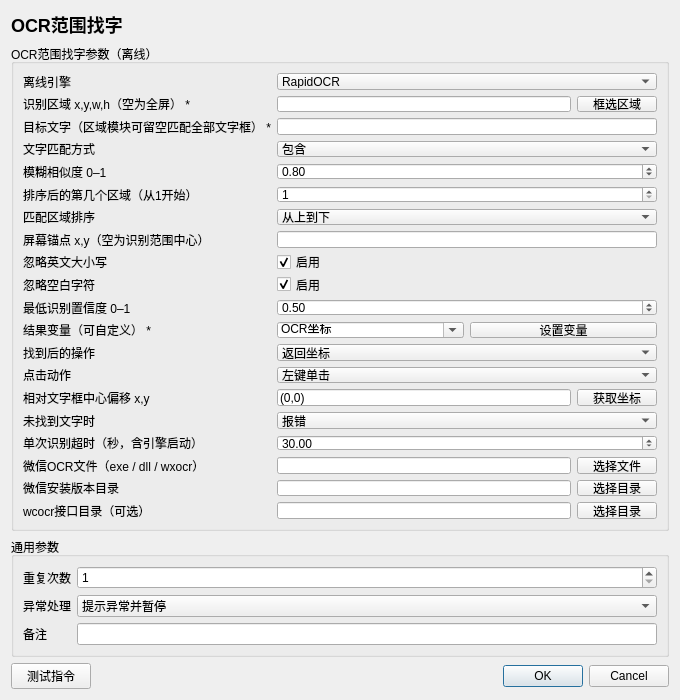
<?xml version='1.0' encoding='utf-8'?>
<ui version="4.0">
  <class>InstructionEditor</class>
  <widget class="QDialog" name="InstructionEditor">
    <property name="geometry">
      <rect>
        <x>0</x>
        <y>0</y>
        <width>680</width>
        <height>700</height>
      </rect>
    </property>
    <property name="minimumSize">
      <size>
        <width>560</width>
        <height>480</height>
      </size>
    </property>
    <property name="windowTitle">
      <string>OCR范围找字</string>
    </property>
    <layout class="QVBoxLayout" name="rootLayout">
      <item>
        <widget class="QLabel" name="titleLabel">
          <property name="text">
            <string>OCR范围找字</string>
          </property>
          <property name="styleSheet">
            <string>font-size: 18px; font-weight: 600;</string>
          </property>
        </widget>
      </item>
      <item>
        <widget class="QGroupBox" name="parameterGroupBox">
          <property name="title">
            <string>OCR范围找字参数（离线）</string>
          </property>
          <layout class="QFormLayout" name="parameterFormLayout">
            <item row="0" column="0">
              <widget class="QLabel" name="parameterLabel_0">
                <property name="text">
                  <string>离线引擎</string>
                </property>
              </widget>
            </item>
            <item row="0" column="1">
              <widget class="QWidget" name="parameterContainer_0">
                <layout class="QHBoxLayout" name="parameterLayout_0">
                  <property name="leftMargin">
                    <number>0</number>
                  </property>
                  <property name="topMargin">
                    <number>0</number>
                  </property>
                  <property name="rightMargin">
                    <number>0</number>
                  </property>
                  <property name="bottomMargin">
                    <number>0</number>
                  </property>
                  <item>
                    <widget class="QComboBox" name="parameter_0">
                      <item>
                        <property name="text">
                          <string>RapidOCR</string>
                        </property>
                      </item>
                      <item>
                        <property name="text">
                          <string>微信OCR</string>
                        </property>
                      </item>
                      <property name="currentIndex">
                        <number>0</number>
                      </property>
                    </widget>
                  </item>
                </layout>
              </widget>
            </item>
            <item row="1" column="0">
              <widget class="QLabel" name="parameterLabel_1">
                <property name="text">
                  <string>识别区域 x,y,w,h（空为全屏） *</string>
                </property>
              </widget>
            </item>
            <item row="1" column="1">
              <widget class="QWidget" name="parameterContainer_1">
                <layout class="QHBoxLayout" name="parameterLayout_1">
                  <property name="leftMargin">
                    <number>0</number>
                  </property>
                  <property name="topMargin">
                    <number>0</number>
                  </property>
                  <property name="rightMargin">
                    <number>0</number>
                  </property>
                  <property name="bottomMargin">
                    <number>0</number>
                  </property>
                  <item>
                    <widget class="QLineEdit" name="parameter_1">
                      <property name="text">
                        <string />
                      </property>
                    </widget>
                  </item>
                  <item>
                    <widget class="QPushButton" name="auxiliary_1">
                      <property name="text">
                        <string>框选区域</string>
                      </property>
                    </widget>
                  </item>
                </layout>
              </widget>
            </item>
            <item row="2" column="0">
              <widget class="QLabel" name="parameterLabel_2">
                <property name="text">
                  <string>目标文字（区域模块可留空匹配全部文字框） *</string>
                </property>
              </widget>
            </item>
            <item row="2" column="1">
              <widget class="QWidget" name="parameterContainer_2">
                <layout class="QHBoxLayout" name="parameterLayout_2">
                  <property name="leftMargin">
                    <number>0</number>
                  </property>
                  <property name="topMargin">
                    <number>0</number>
                  </property>
                  <property name="rightMargin">
                    <number>0</number>
                  </property>
                  <property name="bottomMargin">
                    <number>0</number>
                  </property>
                  <item>
                    <widget class="QLineEdit" name="parameter_2">
                      <property name="text">
                        <string />
                      </property>
                    </widget>
                  </item>
                </layout>
              </widget>
            </item>
            <item row="3" column="0">
              <widget class="QLabel" name="parameterLabel_3">
                <property name="text">
                  <string>文字匹配方式</string>
                </property>
              </widget>
            </item>
            <item row="3" column="1">
              <widget class="QWidget" name="parameterContainer_3">
                <layout class="QHBoxLayout" name="parameterLayout_3">
                  <property name="leftMargin">
                    <number>0</number>
                  </property>
                  <property name="topMargin">
                    <number>0</number>
                  </property>
                  <property name="rightMargin">
                    <number>0</number>
                  </property>
                  <property name="bottomMargin">
                    <number>0</number>
                  </property>
                  <item>
                    <widget class="QComboBox" name="parameter_3">
                      <item>
                        <property name="text">
                          <string>精准</string>
                        </property>
                      </item>
                      <item>
                        <property name="text">
                          <string>包含</string>
                        </property>
                      </item>
                      <item>
                        <property name="text">
                          <string>模糊</string>
                        </property>
                      </item>
                      <property name="currentIndex">
                        <number>1</number>
                      </property>
                    </widget>
                  </item>
                </layout>
              </widget>
            </item>
            <item row="4" column="0">
              <widget class="QLabel" name="parameterLabel_4">
                <property name="text">
                  <string>模糊相似度 0–1</string>
                </property>
              </widget>
            </item>
            <item row="4" column="1">
              <widget class="QWidget" name="parameterContainer_4">
                <layout class="QHBoxLayout" name="parameterLayout_4">
                  <property name="leftMargin">
                    <number>0</number>
                  </property>
                  <property name="topMargin">
                    <number>0</number>
                  </property>
                  <property name="rightMargin">
                    <number>0</number>
                  </property>
                  <property name="bottomMargin">
                    <number>0</number>
                  </property>
                  <item>
                    <widget class="QDoubleSpinBox" name="parameter_4">
                      <property name="minimum">
                        <double>0.01</double>
                      </property>
                      <property name="maximum">
                        <double>1</double>
                      </property>
                      <property name="value">
                        <double>0.8</double>
                      </property>
                      <property name="decimals">
                        <number>2</number>
                      </property>
                    </widget>
                  </item>
                </layout>
              </widget>
            </item>
            <item row="5" column="0">
              <widget class="QLabel" name="parameterLabel_5">
                <property name="text">
                  <string>排序后的第几个区域（从1开始）</string>
                </property>
              </widget>
            </item>
            <item row="5" column="1">
              <widget class="QWidget" name="parameterContainer_5">
                <layout class="QHBoxLayout" name="parameterLayout_5">
                  <property name="leftMargin">
                    <number>0</number>
                  </property>
                  <property name="topMargin">
                    <number>0</number>
                  </property>
                  <property name="rightMargin">
                    <number>0</number>
                  </property>
                  <property name="bottomMargin">
                    <number>0</number>
                  </property>
                  <item>
                    <widget class="QSpinBox" name="parameter_5">
                      <property name="minimum">
                        <number>1</number>
                      </property>
                      <property name="maximum">
                        <number>10000</number>
                      </property>
                      <property name="value">
                        <number>1</number>
                      </property>
                    </widget>
                  </item>
                </layout>
              </widget>
            </item>
            <item row="6" column="0">
              <widget class="QLabel" name="parameterLabel_6">
                <property name="text">
                  <string>匹配区域排序</string>
                </property>
              </widget>
            </item>
            <item row="6" column="1">
              <widget class="QWidget" name="parameterContainer_6">
                <layout class="QHBoxLayout" name="parameterLayout_6">
                  <property name="leftMargin">
                    <number>0</number>
                  </property>
                  <property name="topMargin">
                    <number>0</number>
                  </property>
                  <property name="rightMargin">
                    <number>0</number>
                  </property>
                  <property name="bottomMargin">
                    <number>0</number>
                  </property>
                  <item>
                    <widget class="QComboBox" name="parameter_6">
                      <item>
                        <property name="text">
                          <string>从上到下</string>
                        </property>
                      </item>
                      <item>
                        <property name="text">
                          <string>离锚点最近</string>
                        </property>
                      </item>
                      <property name="currentIndex">
                        <number>0</number>
                      </property>
                    </widget>
                  </item>
                </layout>
              </widget>
            </item>
            <item row="7" column="0">
              <widget class="QLabel" name="parameterLabel_7">
                <property name="text">
                  <string>屏幕锚点 x,y（空为识别范围中心）</string>
                </property>
              </widget>
            </item>
            <item row="7" column="1">
              <widget class="QWidget" name="parameterContainer_7">
                <layout class="QHBoxLayout" name="parameterLayout_7">
                  <property name="leftMargin">
                    <number>0</number>
                  </property>
                  <property name="topMargin">
                    <number>0</number>
                  </property>
                  <property name="rightMargin">
                    <number>0</number>
                  </property>
                  <property name="bottomMargin">
                    <number>0</number>
                  </property>
                  <item>
                    <widget class="QLineEdit" name="parameter_7">
                      <property name="text">
                        <string />
                      </property>
                    </widget>
                  </item>
                </layout>
              </widget>
            </item>
            <item row="8" column="0">
              <widget class="QLabel" name="parameterLabel_8">
                <property name="text">
                  <string>忽略英文大小写</string>
                </property>
              </widget>
            </item>
            <item row="8" column="1">
              <widget class="QWidget" name="parameterContainer_8">
                <layout class="QHBoxLayout" name="parameterLayout_8">
                  <property name="leftMargin">
                    <number>0</number>
                  </property>
                  <property name="topMargin">
                    <number>0</number>
                  </property>
                  <property name="rightMargin">
                    <number>0</number>
                  </property>
                  <property name="bottomMargin">
                    <number>0</number>
                  </property>
                  <item>
                    <widget class="QCheckBox" name="parameter_8">
                      <property name="checked">
                        <bool>true</bool>
                      </property>
                      <property name="text">
                        <string>启用</string>
                      </property>
                    </widget>
                  </item>
                </layout>
              </widget>
            </item>
            <item row="9" column="0">
              <widget class="QLabel" name="parameterLabel_9">
                <property name="text">
                  <string>忽略空白字符</string>
                </property>
              </widget>
            </item>
            <item row="9" column="1">
              <widget class="QWidget" name="parameterContainer_9">
                <layout class="QHBoxLayout" name="parameterLayout_9">
                  <property name="leftMargin">
                    <number>0</number>
                  </property>
                  <property name="topMargin">
                    <number>0</number>
                  </property>
                  <property name="rightMargin">
                    <number>0</number>
                  </property>
                  <property name="bottomMargin">
                    <number>0</number>
                  </property>
                  <item>
                    <widget class="QCheckBox" name="parameter_9">
                      <property name="checked">
                        <bool>true</bool>
                      </property>
                      <property name="text">
                        <string>启用</string>
                      </property>
                    </widget>
                  </item>
                </layout>
              </widget>
            </item>
            <item row="10" column="0">
              <widget class="QLabel" name="parameterLabel_10">
                <property name="text">
                  <string>最低识别置信度 0–1</string>
                </property>
              </widget>
            </item>
            <item row="10" column="1">
              <widget class="QWidget" name="parameterContainer_10">
                <layout class="QHBoxLayout" name="parameterLayout_10">
                  <property name="leftMargin">
                    <number>0</number>
                  </property>
                  <property name="topMargin">
                    <number>0</number>
                  </property>
                  <property name="rightMargin">
                    <number>0</number>
                  </property>
                  <property name="bottomMargin">
                    <number>0</number>
                  </property>
                  <item>
                    <widget class="QDoubleSpinBox" name="parameter_10">
                      <property name="minimum">
                        <double>0</double>
                      </property>
                      <property name="maximum">
                        <double>1</double>
                      </property>
                      <property name="value">
                        <double>0.5</double>
                      </property>
                      <property name="decimals">
                        <number>2</number>
                      </property>
                    </widget>
                  </item>
                </layout>
              </widget>
            </item>
            <item row="11" column="0">
              <widget class="QLabel" name="parameterLabel_11">
                <property name="text">
                  <string>结果变量（可自定义） *</string>
                </property>
              </widget>
            </item>
            <item row="11" column="1">
              <widget class="QWidget" name="parameterContainer_11">
                <layout class="QHBoxLayout" name="parameterLayout_11">
                  <property name="leftMargin">
                    <number>0</number>
                  </property>
                  <property name="topMargin">
                    <number>0</number>
                  </property>
                  <property name="rightMargin">
                    <number>0</number>
                  </property>
                  <property name="bottomMargin">
                    <number>0</number>
                  </property>
                  <item>
                    <widget class="QComboBox" name="parameter_11">
                      <property name="editable">
                        <bool>true</bool>
                      </property>
                      <item>
                        <property name="text">
                          <string>OCR坐标</string>
                        </property>
                      </item>
                      <property name="currentIndex">
                        <number>0</number>
                      </property>
                    </widget>
                  </item>
                  <item>
                    <widget class="QPushButton" name="auxiliary_11">
                      <property name="text">
                        <string>设置变量</string>
                      </property>
                    </widget>
                  </item>
                </layout>
              </widget>
            </item>
            <item row="12" column="0">
              <widget class="QLabel" name="parameterLabel_12">
                <property name="text">
                  <string>找到后的操作</string>
                </property>
              </widget>
            </item>
            <item row="12" column="1">
              <widget class="QWidget" name="parameterContainer_12">
                <layout class="QHBoxLayout" name="parameterLayout_12">
                  <property name="leftMargin">
                    <number>0</number>
                  </property>
                  <property name="topMargin">
                    <number>0</number>
                  </property>
                  <property name="rightMargin">
                    <number>0</number>
                  </property>
                  <property name="bottomMargin">
                    <number>0</number>
                  </property>
                  <item>
                    <widget class="QComboBox" name="parameter_12">
                      <item>
                        <property name="text">
                          <string>返回坐标</string>
                        </property>
                      </item>
                      <item>
                        <property name="text">
                          <string>点击区域</string>
                        </property>
                      </item>
                      <property name="currentIndex">
                        <number>0</number>
                      </property>
                    </widget>
                  </item>
                </layout>
              </widget>
            </item>
            <item row="13" column="0">
              <widget class="QLabel" name="parameterLabel_13">
                <property name="text">
                  <string>点击动作</string>
                </property>
              </widget>
            </item>
            <item row="13" column="1">
              <widget class="QWidget" name="parameterContainer_13">
                <layout class="QHBoxLayout" name="parameterLayout_13">
                  <property name="leftMargin">
                    <number>0</number>
                  </property>
                  <property name="topMargin">
                    <number>0</number>
                  </property>
                  <property name="rightMargin">
                    <number>0</number>
                  </property>
                  <property name="bottomMargin">
                    <number>0</number>
                  </property>
                  <item>
                    <widget class="QComboBox" name="parameter_13">
                      <item>
                        <property name="text">
                          <string>左键单击</string>
                        </property>
                      </item>
                      <item>
                        <property name="text">
                          <string>左键双击</string>
                        </property>
                      </item>
                      <item>
                        <property name="text">
                          <string>右键单击</string>
                        </property>
                      </item>
                      <property name="currentIndex">
                        <number>0</number>
                      </property>
                    </widget>
                  </item>
                </layout>
              </widget>
            </item>
            <item row="14" column="0">
              <widget class="QLabel" name="parameterLabel_14">
                <property name="text">
                  <string>相对文字框中心偏移 x,y</string>
                </property>
              </widget>
            </item>
            <item row="14" column="1">
              <widget class="QWidget" name="parameterContainer_14">
                <layout class="QHBoxLayout" name="parameterLayout_14">
                  <property name="leftMargin">
                    <number>0</number>
                  </property>
                  <property name="topMargin">
                    <number>0</number>
                  </property>
                  <property name="rightMargin">
                    <number>0</number>
                  </property>
                  <property name="bottomMargin">
                    <number>0</number>
                  </property>
                  <item>
                    <widget class="QLineEdit" name="parameter_14">
                      <property name="text">
                        <string>(0,0)</string>
                      </property>
                    </widget>
                  </item>
                  <item>
                    <widget class="QPushButton" name="auxiliary_14">
                      <property name="text">
                        <string>获取坐标</string>
                      </property>
                    </widget>
                  </item>
                </layout>
              </widget>
            </item>
            <item row="15" column="0">
              <widget class="QLabel" name="parameterLabel_15">
                <property name="text">
                  <string>未找到文字时</string>
                </property>
              </widget>
            </item>
            <item row="15" column="1">
              <widget class="QWidget" name="parameterContainer_15">
                <layout class="QHBoxLayout" name="parameterLayout_15">
                  <property name="leftMargin">
                    <number>0</number>
                  </property>
                  <property name="topMargin">
                    <number>0</number>
                  </property>
                  <property name="rightMargin">
                    <number>0</number>
                  </property>
                  <property name="bottomMargin">
                    <number>0</number>
                  </property>
                  <item>
                    <widget class="QComboBox" name="parameter_15">
                      <item>
                        <property name="text">
                          <string>报错</string>
                        </property>
                      </item>
                      <item>
                        <property name="text">
                          <string>返回空值</string>
                        </property>
                      </item>
                      <property name="currentIndex">
                        <number>0</number>
                      </property>
                    </widget>
                  </item>
                </layout>
              </widget>
            </item>
            <item row="16" column="0">
              <widget class="QLabel" name="parameterLabel_16">
                <property name="text">
                  <string>单次识别超时（秒，含引擎启动）</string>
                </property>
              </widget>
            </item>
            <item row="16" column="1">
              <widget class="QWidget" name="parameterContainer_16">
                <layout class="QHBoxLayout" name="parameterLayout_16">
                  <property name="leftMargin">
                    <number>0</number>
                  </property>
                  <property name="topMargin">
                    <number>0</number>
                  </property>
                  <property name="rightMargin">
                    <number>0</number>
                  </property>
                  <property name="bottomMargin">
                    <number>0</number>
                  </property>
                  <item>
                    <widget class="QDoubleSpinBox" name="parameter_16">
                      <property name="minimum">
                        <double>1</double>
                      </property>
                      <property name="maximum">
                        <double>300</double>
                      </property>
                      <property name="value">
                        <double>30</double>
                      </property>
                      <property name="decimals">
                        <number>2</number>
                      </property>
                    </widget>
                  </item>
                </layout>
              </widget>
            </item>
            <item row="17" column="0">
              <widget class="QLabel" name="parameterLabel_17">
                <property name="text">
                  <string>微信OCR文件（exe / dll / wxocr）</string>
                </property>
              </widget>
            </item>
            <item row="17" column="1">
              <widget class="QWidget" name="parameterContainer_17">
                <layout class="QHBoxLayout" name="parameterLayout_17">
                  <property name="leftMargin">
                    <number>0</number>
                  </property>
                  <property name="topMargin">
                    <number>0</number>
                  </property>
                  <property name="rightMargin">
                    <number>0</number>
                  </property>
                  <property name="bottomMargin">
                    <number>0</number>
                  </property>
                  <item>
                    <widget class="QLineEdit" name="parameter_17">
                      <property name="text">
                        <string />
                      </property>
                    </widget>
                  </item>
                  <item>
                    <widget class="QPushButton" name="auxiliary_17">
                      <property name="text">
                        <string>选择文件</string>
                      </property>
                    </widget>
                  </item>
                </layout>
              </widget>
            </item>
            <item row="18" column="0">
              <widget class="QLabel" name="parameterLabel_18">
                <property name="text">
                  <string>微信安装版本目录</string>
                </property>
              </widget>
            </item>
            <item row="18" column="1">
              <widget class="QWidget" name="parameterContainer_18">
                <layout class="QHBoxLayout" name="parameterLayout_18">
                  <property name="leftMargin">
                    <number>0</number>
                  </property>
                  <property name="topMargin">
                    <number>0</number>
                  </property>
                  <property name="rightMargin">
                    <number>0</number>
                  </property>
                  <property name="bottomMargin">
                    <number>0</number>
                  </property>
                  <item>
                    <widget class="QLineEdit" name="parameter_18">
                      <property name="text">
                        <string />
                      </property>
                    </widget>
                  </item>
                  <item>
                    <widget class="QPushButton" name="auxiliary_18">
                      <property name="text">
                        <string>选择目录</string>
                      </property>
                    </widget>
                  </item>
                </layout>
              </widget>
            </item>
            <item row="19" column="0">
              <widget class="QLabel" name="parameterLabel_19">
                <property name="text">
                  <string>wcocr接口目录（可选）</string>
                </property>
              </widget>
            </item>
            <item row="19" column="1">
              <widget class="QWidget" name="parameterContainer_19">
                <layout class="QHBoxLayout" name="parameterLayout_19">
                  <property name="leftMargin">
                    <number>0</number>
                  </property>
                  <property name="topMargin">
                    <number>0</number>
                  </property>
                  <property name="rightMargin">
                    <number>0</number>
                  </property>
                  <property name="bottomMargin">
                    <number>0</number>
                  </property>
                  <item>
                    <widget class="QLineEdit" name="parameter_19">
                      <property name="text">
                        <string />
                      </property>
                    </widget>
                  </item>
                  <item>
                    <widget class="QPushButton" name="auxiliary_19">
                      <property name="text">
                        <string>选择目录</string>
                      </property>
                    </widget>
                  </item>
                </layout>
              </widget>
            </item>
          </layout>
        </widget>
      </item>
      <item>
        <spacer name="verticalSpacer">
          <property name="orientation">
            <enum>Qt::Vertical</enum>
          </property>
          <property name="sizeHint" stdset="0">
            <size>
              <width>20</width>
              <height>20</height>
            </size>
          </property>
        </spacer>
      </item>
      <item>
        <widget class="QGroupBox" name="commonGroupBox">
          <property name="title">
            <string>通用参数</string>
          </property>
          <layout class="QFormLayout" name="commonFormLayout">
            <item row="0" column="0">
              <widget class="QLabel" name="repeatLabel">
                <property name="text">
                  <string>重复次数</string>
                </property>
              </widget>
            </item>
            <item row="0" column="1">
              <widget class="QSpinBox" name="repeatSpinBox">
                <property name="minimum">
                  <number>1</number>
                </property>
                <property name="maximum">
                  <number>999999</number>
                </property>
                <property name="value">
                  <number>1</number>
                </property>
              </widget>
            </item>
            <item row="1" column="0">
              <widget class="QLabel" name="errorPolicyLabel">
                <property name="text">
                  <string>异常处理</string>
                </property>
              </widget>
            </item>
            <item row="1" column="1">
              <widget class="QComboBox" name="errorPolicyComboBox">
                <item>
                  <property name="text">
                    <string>自动跳过</string>
                  </property>
                </item>
                <item>
                  <property name="text">
                    <string>提示异常并暂停</string>
                  </property>
                </item>
                <item>
                  <property name="text">
                    <string>提示异常并停止</string>
                  </property>
                </item>
                <property name="currentIndex">
                  <number>1</number>
                </property>
              </widget>
            </item>
            <item row="2" column="0">
              <widget class="QLabel" name="noteLabel">
                <property name="text">
                  <string>备注</string>
                </property>
              </widget>
            </item>
            <item row="2" column="1">
              <widget class="QLineEdit" name="noteEdit" />
            </item>
          </layout>
        </widget>
      </item>
      <item>
        <layout class="QHBoxLayout" name="footerLayout">
          <item>
            <widget class="QPushButton" name="testButton">
              <property name="text">
                <string>测试指令</string>
              </property>
            </widget>
          </item>
          <item>
            <spacer name="footerSpacer">
              <property name="orientation">
                <enum>Qt::Horizontal</enum>
              </property>
              <property name="sizeHint" stdset="0">
                <size>
                  <width>40</width>
                  <height>20</height>
                </size>
              </property>
            </spacer>
          </item>
          <item>
            <widget class="QDialogButtonBox" name="buttonBox">
              <property name="standardButtons">
                <set>QDialogButtonBox::Cancel|QDialogButtonBox::Ok</set>
              </property>
            </widget>
          </item>
        </layout>
      </item>
    </layout>
  </widget>
  <resources />
  <connections />
</ui>
